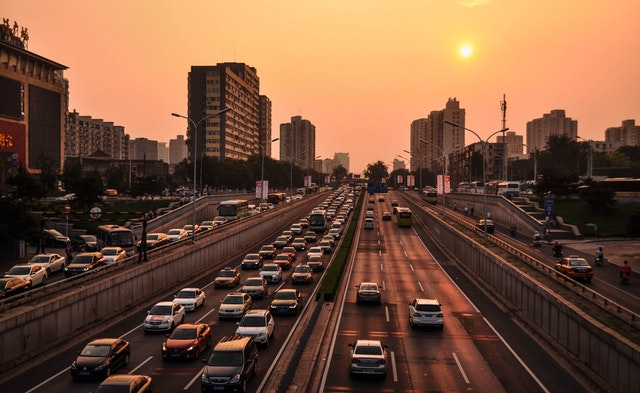
#> input picture Bolum_08_Haar_Cascade/car.jpg, 640 x 393 px
$ jupyter execute c09_Car_detection_image.ipynb
#> lines starting #> are read from the running program, lines starting #| are printed output that depends on the picture; after the words box and inside, x2 and y2 are one past the last pixel; in counts of white or black regions, pixels touching at a corner belong together
[cell 1]
import cv2

[cell 2]
img = cv2.imread("car.jpg")
#> img is the input picture: shape (393, 640, 3); mean B, G, R 61.5, 83.8, 120.7

car_cascade = cv2.CascadeClassifier("car.xml")

gray = cv2.cvtColor(img, cv2.COLOR_BGR2GRAY)
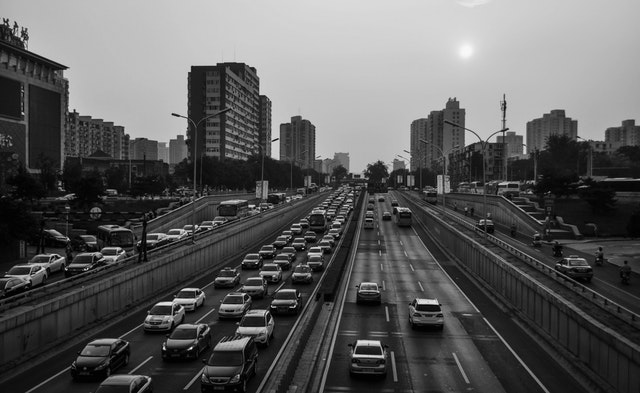
#> gray: shape (393, 640); min 0, max 248, mean 92.3

[cell 3]
cars = car_cascade.detectMultiScale(gray, 1.1, 1)
#> cars = [[232, 244, 35, 35], [408, 286, 37, 37], [342, 269, 55, 55], [258, 279, 54, 54]]

for x, y, w, h in cars:
    cv2.rectangle(img, (x,y), (x+w, y+h), (150,47,185), 2)
#> this loop made 4 passes
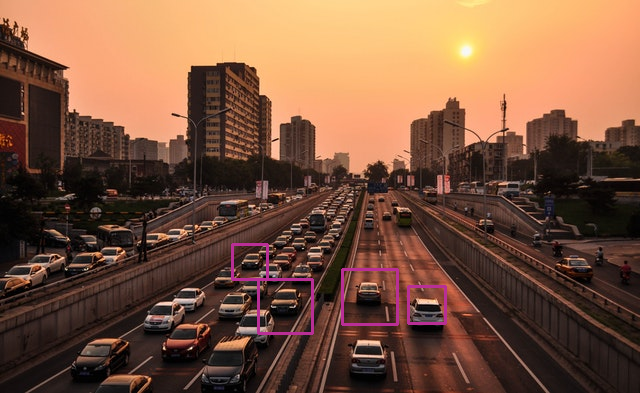
#> img: shape (393, 640, 3); 0.84% of pixels changed, all inside (x1, y1, x2, y2) = (231, 243, 447, 335)

cv2.imshow("Car Detection", img)
cv2.waitKey(0)
cv2.destroyAllWindows()

$ run again, with Bolum_08_Haar_Cascade/eye.png saved as Bolum_08_Haar_Cascade/car.jpg
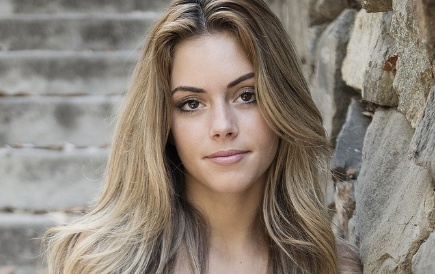
#> input picture Bolum_08_Haar_Cascade/eye.png, 435 x 274 px
#> img is the input picture: shape (274, 435, 3); mean B, G, R 119.3, 130, 140.1
#> `gray = cv2.cvtColor(img, cv2.COLOR_BGR2GRAY)`:
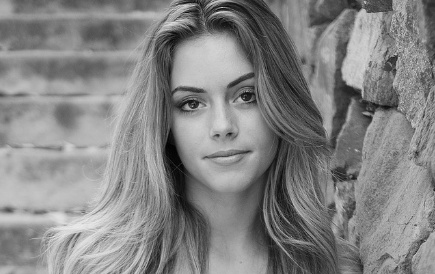
#> gray: shape (274, 435); min 1, max 237, mean 131.8
#> cars = [[44, 133, 26, 26], [23, 193, 30, 30], [80, 82, 45, 45], [198, 106, 48, 48], [26, 17, 86, 86]]
#> the loop `for x, y, w, h in cars:` made 5 passes
#> after the loop `for x, y, w, h in cars:`:
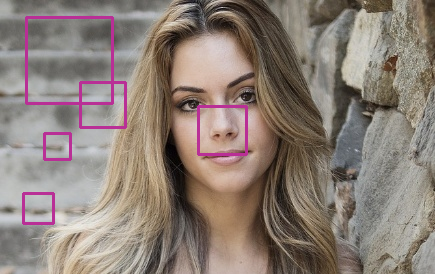
#> img: shape (274, 435, 3); 2.33% of pixels changed, all inside (x1, y1, x2, y2) = (22, 16, 248, 225)
